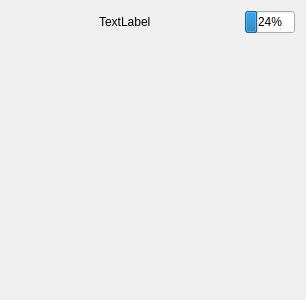
<?xml version="1.0" encoding="UTF-8"?>
<ui version="4.0">
 <class>Form</class>
 <widget class="QWidget" name="Form">
  <property name="geometry">
   <rect>
    <x>0</x>
    <y>0</y>
    <width>306</width>
    <height>300</height>
   </rect>
  </property>
  <property name="windowTitle">
   <string>Form</string>
  </property>
  <layout class="QFormLayout" name="formLayout">
   <item row="0" column="0" colspan="2">
    <layout class="QHBoxLayout" name="horizontalLayout">
     <item alignment="Qt::AlignHCenter|Qt::AlignVCenter">
      <widget class="QLabel" name="label">
       <property name="sizePolicy">
        <sizepolicy hsizetype="Minimum" vsizetype="Preferred">
         <horstretch>0</horstretch>
         <verstretch>0</verstretch>
        </sizepolicy>
       </property>
       <property name="text">
        <string>TextLabel</string>
       </property>
      </widget>
     </item>
     <item>
      <widget class="QProgressBar" name="progressBar">
       <property name="maximumSize">
        <size>
         <width>50</width>
         <height>16777215</height>
        </size>
       </property>
       <property name="value">
        <number>24</number>
       </property>
      </widget>
     </item>
    </layout>
   </item>
  </layout>
 </widget>
 <resources/>
 <connections/>
</ui>
